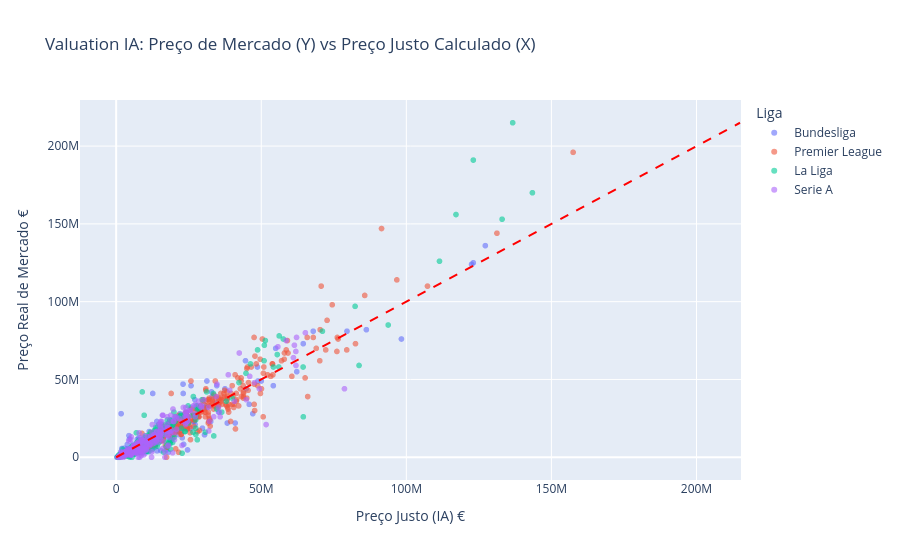

Notebook cell for this chart:
### Code cell
from sklearn.ensemble import RandomForestRegressor
from sklearn.model_selection import train_test_split
from sklearn.metrics import r2_score
import pandas as pd
import plotly.express as px
import plotly.graph_objects as go

print("🚀 Iniciando Valuation Avançado (Random Forest) com Gráficos Interativos...")

# 1. PREPARAÇÃO DOS DADOS
# Selecionamos colunas de jogo + contexto (Liga/Posição)
colunas_usadas = ['Idade_Limpa', 'Média das notas Sofascore', 'Gols', 'Assistências', 'Dribles certos', 'Posição', 'Liga']
target = 'Valor_Numerico'

df_ml = df_geral.dropna(subset=colunas_usadas + [target]).copy()

# One-Hot Encoding
X = pd.get_dummies(df_ml[colunas_usadas], columns=['Posição', 'Liga'], drop_first=True)
y = df_ml[target]

# 2. TREINAMENTO
X_train, X_test, y_train, y_test = train_test_split(X, y, test_size=0.2, random_state=42)

modelo_rf = RandomForestRegressor(n_estimators=100, random_state=42, n_jobs=-1)
modelo_rf.fit(X_train, y_train)

# 3. AVALIAÇÃO
r2 = r2_score(y_test, modelo_rf.predict(X_test))
print(f"✅ Modelo Treinado! Precisão (R²): {r2:.2f}")

# 4. CÁLCULO DO VALOR JUSTO E RESÍDUO
df_ml['Valor_Justo_RF'] = modelo_rf.predict(X)
df_ml['Residuo'] = df_ml['Valor_Numerico'] - df_ml['Valor_Justo_RF']

# Formatação para tabelas
pd.options.display.float_format = '{:,.0f}'.format

# --- TABELAS DE DESTAQUE ---
print("\n" + "="*60)
print("💸 TOP 5 SUPERVALORIZADOS (Preço Real >>> Preço Justo)")
display(df_ml.sort_values('Residuo', ascending=False).head(5)[['Nome', 'Time', 'Valor_Numerico', 'Valor_Justo_RF', 'Residuo']])

print("\n" + "="*60)
print("💎 TOP 5 SUBVALORIZADOS (Preço Real <<< Preço Justo)")
display(df_ml.sort_values('Residuo', ascending=True).head(5)[['Nome', 'Time', 'Valor_Numerico', 'Valor_Justo_RF', 'Residuo']])

# --- 5. GRÁFICO INTERATIVO (PLOTLY) ---
print("\n📊 GRÁFICO INTERATIVO: REAL vs JUSTO")
print("Passe o mouse para ver os nomes. A linha pontilhada vermelha é o 'Preço Perfeito'.")

# Criando o Scatter Plot
fig = px.scatter(df_ml, 
                 x='Valor_Justo_RF', 
                 y='Valor_Numerico', 
                 color='Liga',
                 hover_data=['Nome', 'Time', 'Idade_Limpa', 'Residuo'], 
                 opacity=0.6,
                 title='Valuation IA: Preço de Mercado (Y) vs Preço Justo Calculado (X)',
                 labels={
                     'Valor_Justo_RF': 'Preço Justo (IA) €', 
                     'Valor_Numerico': 'Preço Real de Mercado €'
                 })

# Adicionando a "Linha da Verdade" (x=y)
# Quem está SOBRE a linha: Preço Justo.
# Quem está MUITO ACIMA: Supervalorizado.
# Quem está MUITO ABAIXO: Subvalorizado.
max_val = df_ml['Valor_Numerico'].max()
fig.add_shape(type="line",
    x0=0, y0=0, x1=max_val, y1=max_val,
    line=dict(color="Red", width=2, dash="dash")
)

fig.show()

### Figure 1 — Plotly figure (JSON) as saved in the notebook; plotly's stock layout.template omitted (floating-point values rounded to 4 significant figures; data arrays with more than 128 entries replaced by an {"elided": "..."} marker saying what was removed)
{"data": [{"customdata": {"elided": "299x4 mixed values"}, "hovertemplate": "Liga=Bundesliga<br>Preço Justo (IA) €=%{x}<br>Preço Real de Mercado €=%{y}<br>Nome=%{customdata[0]}<br>Time=%{customdata[1]}<br>Idade_Limpa=%{customdata[2]}<br>Residuo=%{customdata[3]}<extra></extra>", "legendgroup": "Bundesliga", "marker": {"color": "#636efa", "opacity": 0.6, "symbol": "circle"}, "mode": "markers", "name": "Bundesliga", "showlegend": true, "type": "scattergl", "x": {"elided": "299 int values"}, "xaxis": "x", "y": {"elided": "299 float values"}, "yaxis": "y"}, {"customdata": {"elided": "317x4 mixed values"}, "hovertemplate": "Liga=Premier League<br>Preço Justo (IA) €=%{x}<br>Preço Real de Mercado €=%{y}<br>Nome=%{customdata[0]}<br>Time=%{customdata[1]}<br>Idade_Limpa=%{customdata[2]}<br>Residuo=%{customdata[3]}<extra></extra>", "legendgroup": "Premier League", "marker": {"color": "#EF553B", "opacity": 0.6, "symbol": "circle"}, "mode": "markers", "name": "Premier League", "showlegend": true, "type": "scattergl", "x": {"elided": "317 int values"}, "xaxis": "x", "y": {"elided": "317 float values"}, "yaxis": "y"}, {"customdata": {"elided": "344x4 mixed values"}, "hovertemplate": "Liga=La Liga<br>Preço Justo (IA) €=%{x}<br>Preço Real de Mercado €=%{y}<br>Nome=%{customdata[0]}<br>Time=%{customdata[1]}<br>Idade_Limpa=%{customdata[2]}<br>Residuo=%{customdata[3]}<extra></extra>", "legendgroup": "La Liga", "marker": {"color": "#00cc96", "opacity": 0.6, "symbol": "circle"}, "mode": "markers", "name": "La Liga", "showlegend": true, "type": "scattergl", "x": {"elided": "344 int values"}, "xaxis": "x", "y": {"elided": "344 float values"}, "yaxis": "y"}, {"customdata": {"elided": "330x4 mixed values"}, "hovertemplate": "Liga=Serie A<br>Preço Justo (IA) €=%{x}<br>Preço Real de Mercado €=%{y}<br>Nome=%{customdata[0]}<br>Time=%{customdata[1]}<br>Idade_Limpa=%{customdata[2]}<br>Residuo=%{customdata[3]}<extra></extra>", "legendgroup": "Serie A", "marker": {"color": "#ab63fa", "opacity": 0.6, "symbol": "circle"}, "mode": "markers", "name": "Serie A", "showlegend": true, "type": "scattergl", "x": {"elided": "330 int values"}, "xaxis": "x", "y": {"elided": "330 float values"}, "yaxis": "y"}], "layout": {"legend": {"title": {"text": "Liga"}, "tracegroupgap": 0}, "shapes": [{"line": {"color": "Red", "dash": "dash", "width": 2}, "type": "line", "x0": 0, "x1": 215000000, "y0": 0, "y1": 215000000}], "title": {"text": "Valuation IA: Preço de Mercado (Y) vs Preço Justo Calculado (X)"}, "xaxis": {"anchor": "y", "domain": [0, 1], "title": {"text": "Preço Justo (IA) €"}}, "yaxis": {"anchor": "x", "domain": [0, 1], "title": {"text": "Preço Real de Mercado €"}}}}
